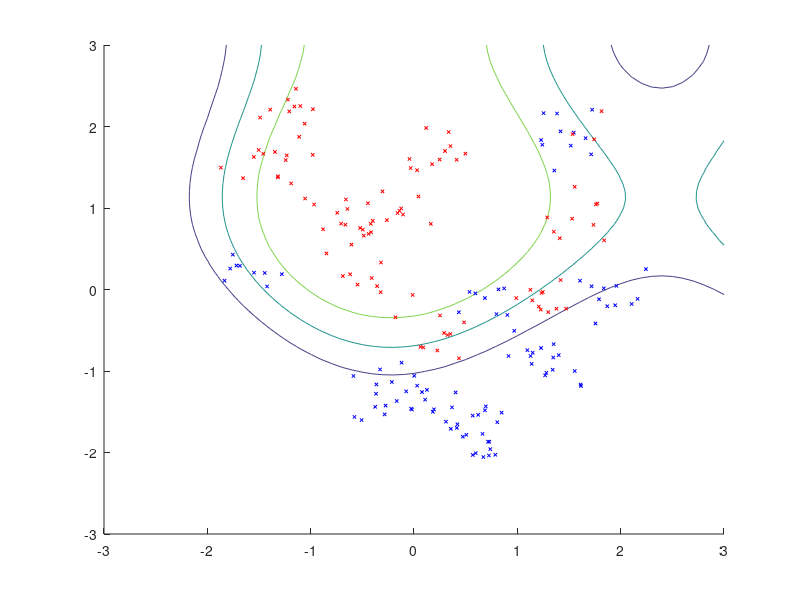

Write the MATLAB code that produced this figure.
clear;
clc;

% load data
data = load('data2Class.txt');

% decompose loaded data into X and Y
n = size(data, 1);
X = data(:,1:2);
Y = data(:,3);

linfeat = @(x) [ones(rows(x),1),x];
quadfeat = @(x) [ones(rows(x),1),x, x(:,1).*x(:,2), x(:,1).*x(:,1), x(:,2).*x(:,2)];
sinfeat = @(x) [ones(rows(x),1),x, sin(x(:,1)), cos(x(:,1)), sin(x(:,2)), cos(x(:,2))];
X = sinfeat(X);


m = columns(X);
lambda = 0.1;
sigmoid = @(x) 1 ./(1+exp(-x));
p = @(x,beta) sigmoid(x*beta);
grad = @(beta) X'*(p(X,beta)-Y) + 2*lambda*eye(m)*beta;
hess = @(beta) X'*diag(p(X,beta).*(1-p(X,beta)))*X;

% newton iteration
beta = zeros(m,1);
for i = 1:10
  beta = beta - inverse(hess(beta))*grad(beta);
end


[a b] = meshgrid(-3:0.1:3, -3:0.1:3);
a_ = a(:);
b_ = b(:);
ab = [a_,b_];
%xgrid with features
Xgrid = sinfeat(ab);
Ygrid = sigmoid(Xgrid*beta);
Ygrid = reshape(Ygrid, size(a));

%plot
hold on;
contour(a,b, Ygrid, [0.5 0.5]);
contour(a,b, Ygrid, [0.2 0.2]);
contour(a,b, Ygrid, [0.8 0.8]);
colors = zeros(n,3);
class0 = Y == 0;
class1 = Y == 1;
colors(class0, 3) = 1;
colors(class1, 1) = 1;
scatter(data(:,1), data(:,2),6,colors,'x');
%axis([-inf inf -inf inf -2 2])
%scatter3(data(:,1), data(:,2), data(:,3));
%surface(a,b,Ygrid);